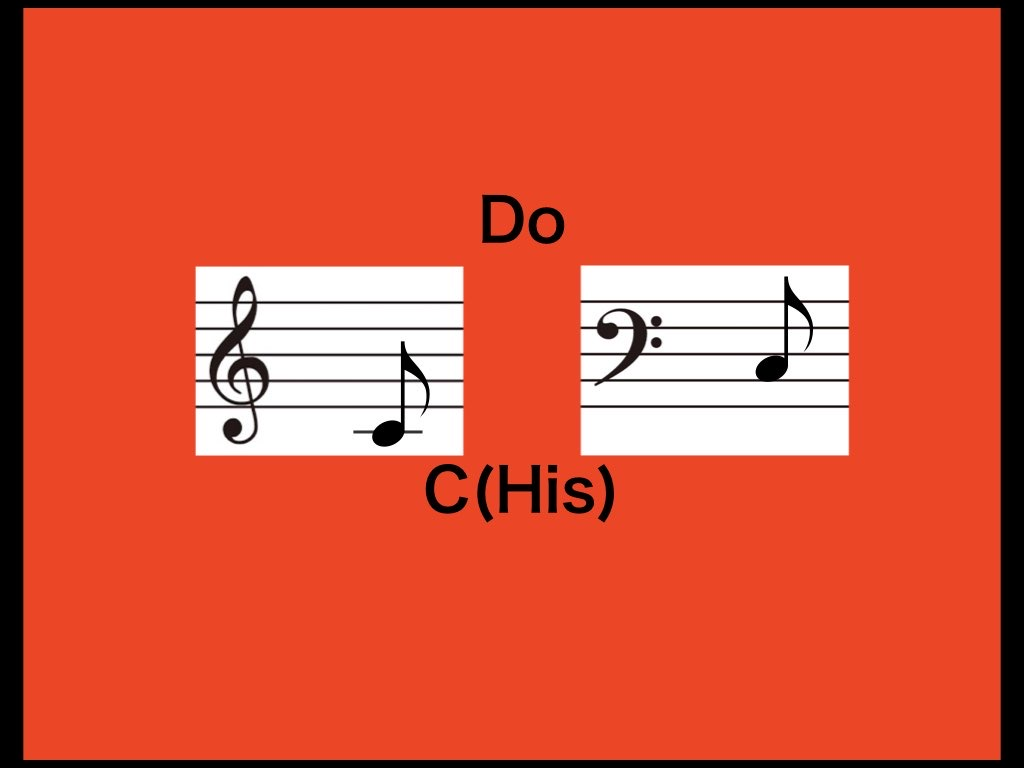
#> input picture sound=color_01.JPG, 1024 x 768 px
$ python '05_24音階.py'
#> lines starting #> are read from the running program, lines starting #| are printed output that depends on the picture
import cv2
import random
import winsound
duration_ms=1000

img01 = cv2.imread('sound=color_01.JPG')
#> img01 is the input picture: shape (768, 1024, 3); mean B, G, R 59.5, 84.9, 216.6
img02 = cv2.imread('sound=color_02.JPG')
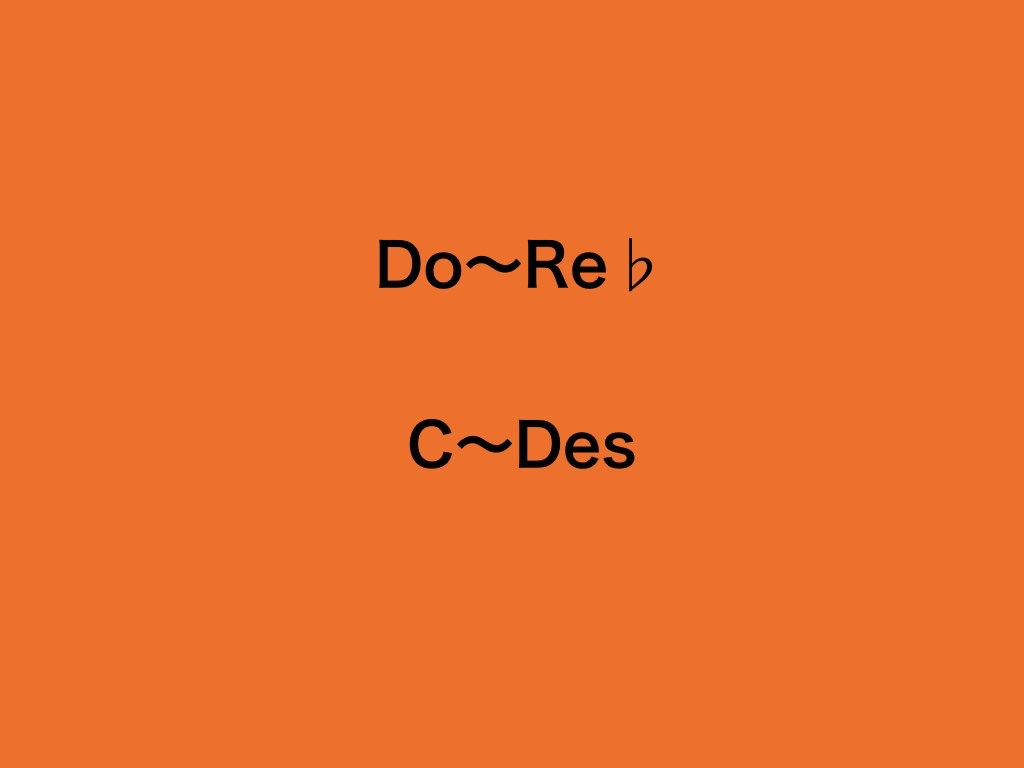
#> input picture sound=color_02.JPG, 1024 x 768 px
#> img02 is the input picture: shape (768, 1024, 3); mean B, G, R 44.7, 110.9, 234.7
img03 = cv2.imread('sound=color_03.JPG')
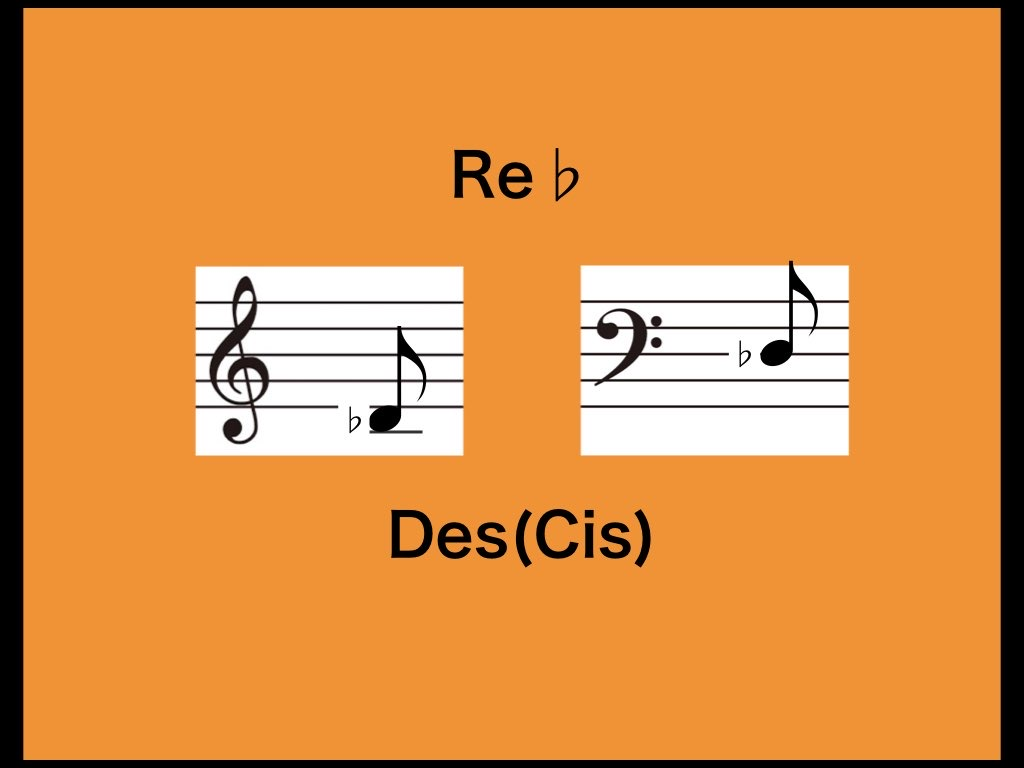
#> input picture sound=color_03.JPG, 1024 x 768 px
#> img03 is the input picture: shape (768, 1024, 3); mean B, G, R 72.3, 145.9, 220.1
img04 = cv2.imread('sound=color_04.JPG')
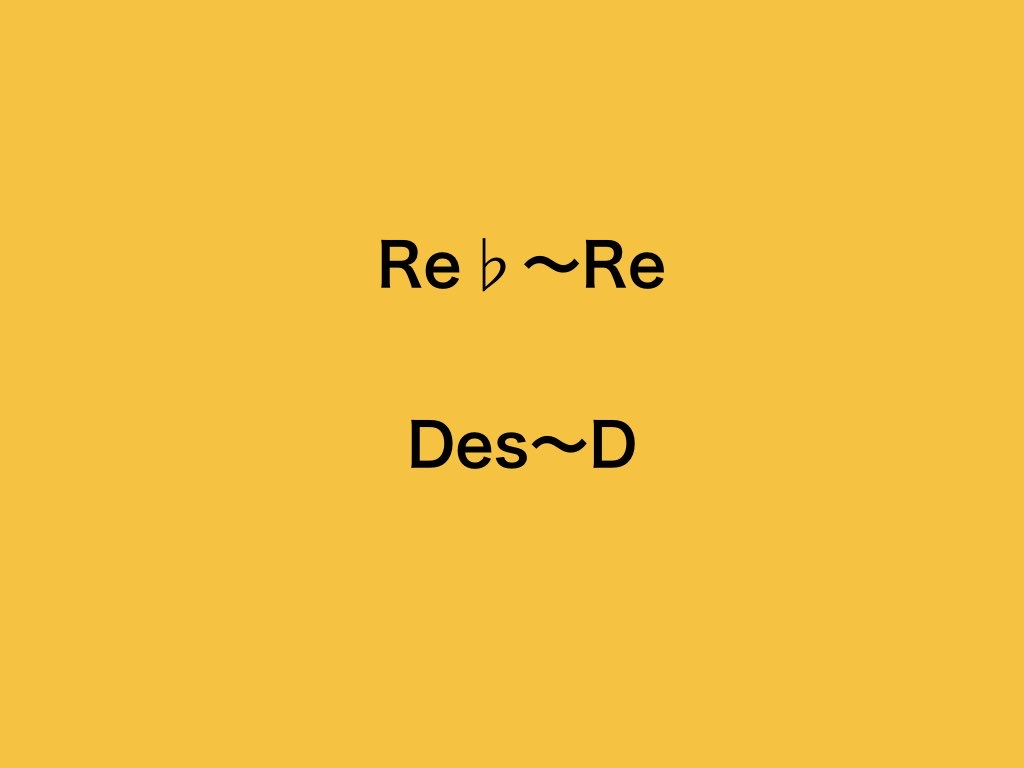
#> input picture sound=color_04.JPG, 1024 x 768 px
#> img04 is the input picture: shape (768, 1024, 3); mean B, G, R 65.5, 192.1, 242.6
img05 = cv2.imread('sound=color_05.JPG')
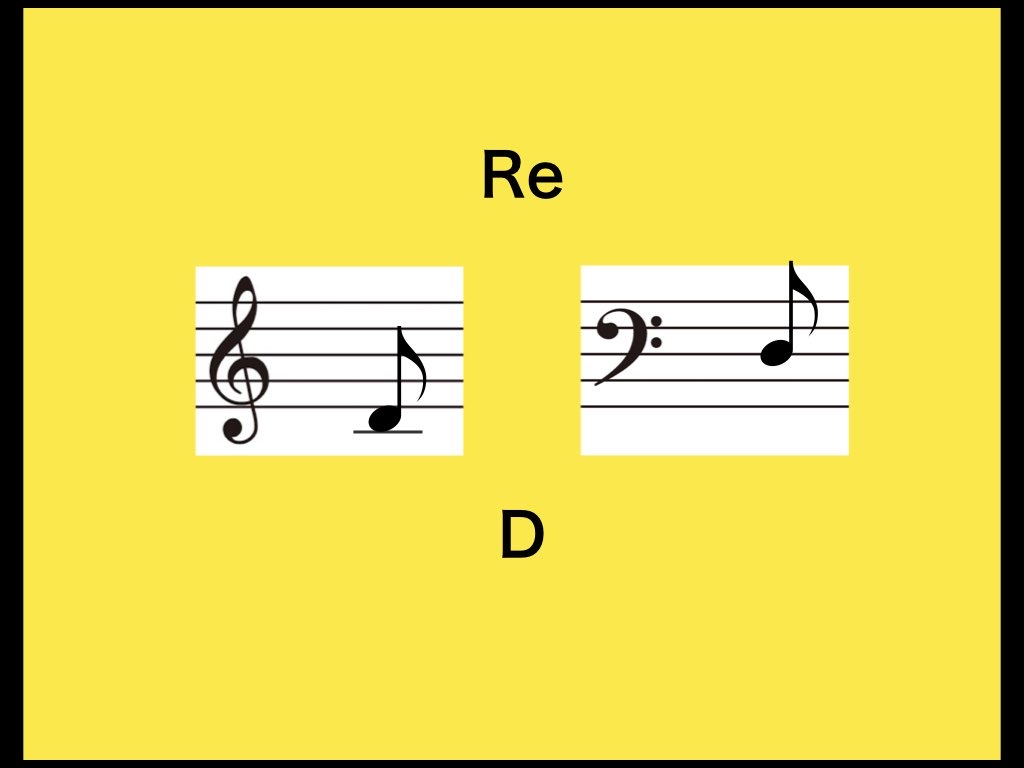
#> input picture sound=color_05.JPG, 1024 x 768 px
#> img05 is the input picture: shape (768, 1024, 3); mean B, G, R 90.2, 214.9, 230.3
img06 = cv2.imread('sound=color_06.JPG')
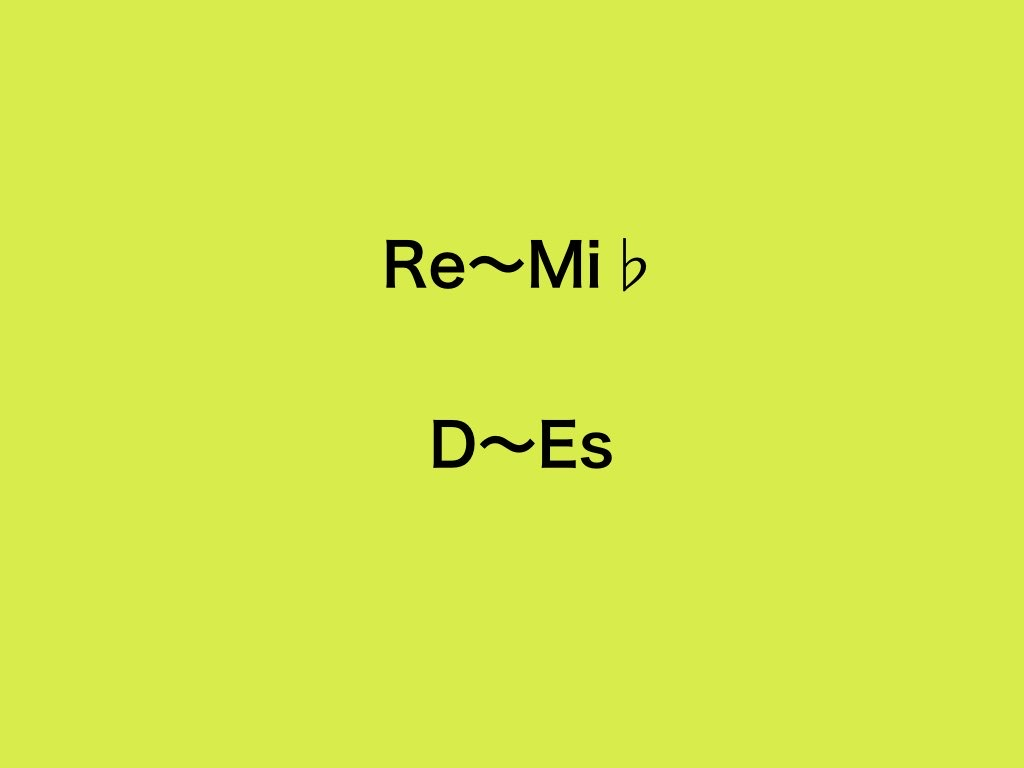
#> input picture sound=color_06.JPG, 1024 x 768 px
#> img06 is the input picture: shape (768, 1024, 3); mean B, G, R 75.5, 233.9, 214.1
img07 = cv2.imread('sound=color_07.JPG')
img08 = cv2.imread('sound=color_08.JPG')
img09 = cv2.imread('sound=color_09.JPG')
img10 = cv2.imread('sound=color_10.JPG')
img11 = cv2.imread('sound=color_11.JPG')
img12 = cv2.imread('sound=color_12.JPG')
img13 = cv2.imread('sound=color_13.JPG')
img14 = cv2.imread('sound=color_14.JPG')
img15 = cv2.imread('sound=color_15.JPG')
img16 = cv2.imread('sound=color_16.JPG')
img17 = cv2.imread('sound=color_17.JPG')
img18 = cv2.imread('sound=color_18.JPG')
img19 = cv2.imread('sound=color_19.JPG')
img20 = cv2.imread('sound=color_20.JPG')
img21 = cv2.imread('sound=color_21.JPG')
img22 = cv2.imread('sound=color_22.JPG')
img23 = cv2.imread('sound=color_23.JPG')
img24 = cv2.imread('sound=color_24.JPG')
img25 = cv2.imread('sound=color_25.JPG')

cv2.imshow('sound=color.JPG', img01)
cv2.moveWindow('sound=color.JPG', 100, 40)
cv2.waitKey(1)
winsound.Beep(523, duration_ms)
cv2.waitKey(250)

while True:
    value = random.randint(1, 25)
    if value == 1:
        cv2.imshow('sound=color.JPG', img01)
        cv2.waitKey(1)
        winsound.Beep(523, duration_ms)
        if cv2.waitKey(250) > 0:
            cv2.destroyAllWindows()
            break

    elif value == 2:
        cv2.imshow('sound=color.JPG', img02)
        cv2.waitKey(1)
        winsound.Beep(538, duration_ms)
        if cv2.waitKey(250) > 0:
            cv2.destroyAllWindows()
            break

    elif value == 3:
        cv2.imshow('sound=color.JPG', img03)
        cv2.waitKey(1)
        winsound.Beep(554, duration_ms)
        if cv2.waitKey(250) > 0:
            cv2.destroyAllWindows()
            break

    elif value == 4:
        cv2.imshow('sound=color.JPG', img04)
        cv2.waitKey(1)
        winsound.Beep(570, duration_ms)
        if cv2.waitKey(250) > 0:
            cv2.destroyAllWindows()
            break

    elif value == 5:
        cv2.imshow('sound=color.JPG', img05)
        cv2.waitKey(1)
        winsound.Beep(587, duration_ms)
        if cv2.waitKey(250) > 0:
            cv2.destroyAllWindows()
            break

    elif value == 6:
        cv2.imshow('sound=color.JPG', img06)
        cv2.waitKey(1)
        winsound.Beep(604, duration_ms)
        if cv2.waitKey(250) > 0:
            cv2.destroyAllWindows()
            break

    elif value == 7:
        cv2.imshow('sound=color.JPG', img07)
        cv2.waitKey(1)
        winsound.Beep(622, duration_ms)
        if cv2.waitKey(250) > 0:
            cv2.destroyAllWindows()
            break

    elif value == 8:
        cv2.imshow('sound=color.JPG', img08)
        cv2.waitKey(1)
        winsound.Beep(640, duration_ms)
        if cv2.waitKey(250) > 0:
            cv2.destroyAllWindows()
            break

    elif value == 9:
        cv2.imshow('sound=color.JPG', img09)
        cv2.waitKey(1)
        winsound.Beep(659, duration_ms)
        if cv2.waitKey(250) > 0:
            cv2.destroyAllWindows()
            break

    elif value == 10:
        cv2.imshow('sound=color.JPG', img10)
        cv2.waitKey(1)
        winsound.Beep(678, duration_ms)
        if cv2.waitKey(250) > 0:
            cv2.destroyAllWindows()
            break

    elif value == 11:
        cv2.imshow('sound=color.JPG', img11)
        cv2.waitKey(1)
        winsound.Beep(698, duration_ms)
        if cv2.waitKey(250) > 0:
            cv2.destroyAllWindows()
            break

    elif value == 12:
        cv2.imshow('sound=color.JPG', img12)
        cv2.waitKey(1)
        winsound.Beep(719, duration_ms)
        if cv2.waitKey(250) > 0:
            cv2.destroyAllWindows()
            break

    elif value == 13:
        cv2.imshow('sound=color.JPG', img13)
        cv2.waitKey(1)
        winsound.Beep(740, duration_ms)
        if cv2.waitKey(250) > 0:
#> (key Esc is pressed here)
            cv2.destroyAllWindows()
            break

    elif value == 14:
        cv2.imshow('sound=color.JPG', img14)
        cv2.waitKey(1)
        winsound.Beep(762, duration_ms)
        if cv2.waitKey(250) > 0:
            cv2.destroyAllWindows()
            break

    elif value == 15:
        cv2.imshow('sound=color.JPG', img15)
        cv2.waitKey(1)
        winsound.Beep(784, duration_ms)
        if cv2.waitKey(250) > 0:
            cv2.destroyAllWindows()
            break

    elif value == 16:
        cv2.imshow('sound=color.JPG', img16)
        cv2.waitKey(1)
        winsound.Beep(807, duration_ms)
        if cv2.waitKey(250) > 0:
            cv2.destroyAllWindows()
            break

    elif value == 17:
        cv2.imshow('sound=color.JPG', img17)
        cv2.waitKey(1)
        winsound.Beep(831, duration_ms)
        if cv2.waitKey(250) > 0:
            cv2.destroyAllWindows()
            break

    elif value == 18:
        cv2.imshow('sound=color.JPG', img18)
        cv2.waitKey(1)
        winsound.Beep(855, duration_ms)
        if cv2.waitKey(250) > 0:
            cv2.destroyAllWindows()
            break

    elif value == 19:
        cv2.imshow('sound=color.JPG', img19)
        cv2.waitKey(1)
        winsound.Beep(880, duration_ms)
        if cv2.waitKey(250) > 0:
            cv2.destroyAllWindows()
            break

    elif value == 20:
        cv2.imshow('sound=color.JPG', img20)
        cv2.waitKey(1)
        winsound.Beep(906, duration_ms)
        if cv2.waitKey(250) > 0:
            cv2.destroyAllWindows()
            break

    elif value == 21:
        cv2.imshow('sound=color.JPG', img21)
        cv2.waitKey(1)
        winsound.Beep(932, duration_ms)
        if cv2.waitKey(250) > 0:
            cv2.destroyAllWindows()
            break

    elif value == 22:
        cv2.imshow('sound=color.JPG', img22)
        cv2.waitKey(1)
        winsound.Beep(960, duration_ms)
        if cv2.waitKey(250) > 0:
            cv2.destroyAllWindows()
            break

    elif value == 23:
        cv2.imshow('sound=color.JPG', img23)
        cv2.waitKey(1)
        winsound.Beep(988, duration_ms)
        if cv2.waitKey(250) > 0:
            cv2.destroyAllWindows()
            break

    elif value == 24:
        cv2.imshow('sound=color.JPG', img24)
        cv2.waitKey(1)
        winsound.Beep(1012, duration_ms)
        if cv2.waitKey(250) > 0:
            cv2.destroyAllWindows()
            break

    else:
        cv2.imshow('sound=color.JPG', img25)
        cv2.waitKey(1)
        winsound.Beep(1047, duration_ms)
        if cv2.waitKey(250) > 0:
            cv2.destroyAllWindows()
            break
